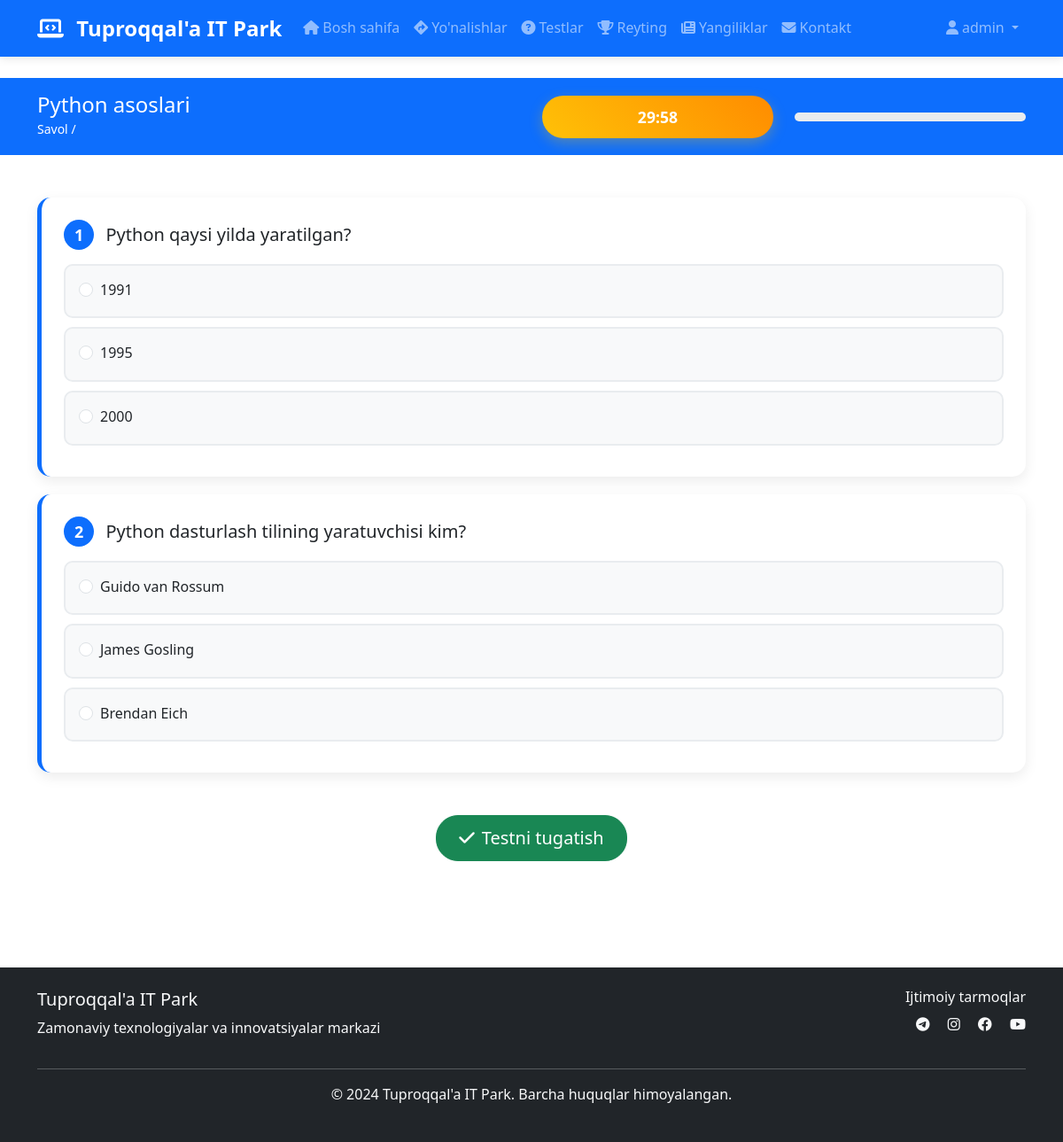
Page /tests/1/start/ (signed in) on the committed database.
### users/models.py (models this page shows, shortened)
class User(AbstractUser):
    email = models.EmailField(_('email address'), unique=True)
    phone = models.CharField(max_length=15, blank=True, null=True)
    birth_date = models.DateField(blank=True, null=True)
    school = models.CharField(max_length=200, blank=True)
    grade = models.IntegerField(blank=True, null=True)
    USERNAME_FIELD = 'email'
    REQUIRED_FIELDS = ['username']

### tests/models.py (models this page shows, shortened)
class Test(models.Model):
    TEST_TYPES = [
        ('multiple_choice', 'Ko\'p tanlovli'),
        ('coding', 'Kod yozish'),
        ('logic', 'Mantiqiy masalalar'),
    ]
    SUBJECTS = [
        ('programming', 'Dasturlash'),
        ('mathematics', 'Matematika'),
        ('informatics', 'Informatika'),
        ('physics', 'Fizika'),
    ]
    title = models.CharField(max_length=200)
    description = models.TextField()
    category = models.ForeignKey(Category, on_delete=models.CASCADE)
    subject = models.CharField(max_length=20, choices=SUBJECTS)
    test_type = models.CharField(max_length=20, choices=TEST_TYPES)
    time_limit = models.IntegerField(help_text='Daqiqalarda', default=30)
    max_score = models.IntegerField(default=100)
    is_active = models.BooleanField(default=True)
    created_at = models.DateTimeField(auto_now_add=True)
    updated_at = models.DateTimeField(auto_now=True)

class Question(models.Model):
    test = models.ForeignKey(Test, on_delete=models.CASCADE, related_name='questions')
    text = models.TextField()
    points = models.IntegerField(default=1)
    order = models.IntegerField(default=0)

class Answer(models.Model):
    question = models.ForeignKey(Question, on_delete=models.CASCADE, related_name='answers')
    text = models.TextField()
    is_correct = models.BooleanField(default=False)
    order = models.IntegerField(default=0)

### tests/views.py (the view)
# urls.py: path('<int:test_id>/start/', views.start_test, name='start_test'),
@login_required
def start_test(request, test_id):
    test = get_object_or_404(Test, id=test_id, is_active=True)
    existing_result = TestResult.objects.filter(user=request.user, test=test).first()
    if existing_result:
        messages.warning(request, 'Siz bu testni allaqachon yechgansiz!')
        return redirect('test_detail', test_id=test_id)
    questions = test.questions.all().order_by('order')
    context = {
        'test': test,
        'questions': questions,
    }
    return render(request, 'tests/start_test.html', context)

### templates/tests/start_test.html (shortened to what this page needs)
{% extends 'base.html' %}
{% block content %}
<div class="bg-primary text-white py-3 sticky-top">
    <div class="container">
        <div class="row align-items-center">
            <div class="col-md-6">
                <h4 class="mb-0">{{ test.title }}</h4>
                <small>Savol {{ current_question_number }}/{{ total_questions }}</small>
            </div>
            <div class="col-md-3 text-center">
                <div class="timer" id="test-timer" data-time-limit="{{ test.time_limit }}">
                </div>
            </div>
            <div class="col-md-3">
                <div class="progress">
                </div>
            </div>
        </div>
    </div>
</div>
<section class="py-5">
    <div class="container">
        <form id="test-form" method="post" action="{% url 'tests:submit_test' test.id %}">
            {% for question in questions %}
            <div class="test-question" data-question-id="{{ question.id }}">
                <h5 class="mb-3">
                    <span class="badge bg-primary me-2">{{ forloop.counter }}</span>
                    {{ question.text }}
                </h5>
                {% if test.test_type == 'multiple_choice' %}
                    {% for answer in question.answers.all %}
                    <div class="test-answer" data-question-id="{{ question.id }}" data-answer-id="{{ answer.id }}">
                        <div class="form-check">
                            <input class="form-check-input" type="radio" name="question_{{ question.id }}"
                                   id="answer_{{ answer.id }}" value="{{ answer.id }}">
                            <label class="form-check-label" for="answer_{{ answer.id }}">
                                {{ answer.text }}
                            </label>
                        </div>
                    </div>
                    {% endfor %}
                {% endif %}
            </div>
            {% endfor %}
            <div class="text-center mt-5">
                <button type="submit" id="submit-test" class="btn btn-success btn-lg">
                    <i class="fas fa-check me-2"></i>Testni tugatish
                </button>
            </div>
        </form>
    </div>
</section>
{% endblock %}

### templates/base.html (shortened to what this page needs)
<!DOCTYPE html>
<html lang="uz">
<head>
    <link href="https://cdn.jsdelivr.net/npm/bootstrap@5.3.0/dist/css/bootstrap.min.css" rel="stylesheet">
    <link rel="stylesheet" href="https://cdnjs.cloudflare.com/ajax/libs/font-awesome/6.4.0/css/all.min.css">
    {% load static %}
    <link rel="stylesheet" href="{% static 'css/style.css' %}">
</head>
<body>
    <nav class="navbar navbar-expand-lg navbar-dark bg-primary">
        <div class="container">
            <a class="navbar-brand" href="{% url 'main:home' %}">
                <i class="fas fa-laptop-code me-2"></i>
                Tuproqqal'a IT Park
            </a>
            <div class="collapse navbar-collapse" id="navbarNav">
                <ul class="navbar-nav me-auto">
                    <li class="nav-item">
                        <a class="nav-link" href="{% url 'main:home' %}">
                            <i class="fas fa-home me-1"></i>Bosh sahifa
                        </a>
                    </li>
                    <li class="nav-item">
                        <a class="nav-link" href="{% url 'main:directions_list' %}">
                            <i class="fas fa-directions me-1"></i>Yo'nalishlar
                        </a>
                    </li>
                    <li class="nav-item">
                        <a class="nav-link" href="{% url 'tests:test_list' %}">
                            <i class="fas fa-question-circle me-1"></i>Testlar
                        </a>
                    </li>
                    <li class="nav-item">
                        <a class="nav-link" href="{% url 'tests:leaderboard' %}">
                            <i class="fas fa-trophy me-1"></i>Reyting
                        </a>
                    </li>
                    <li class="nav-item">
                        <a class="nav-link" href="{% url 'main:news_list' %}">
                            <i class="fas fa-newspaper me-1"></i>Yangiliklar
                        </a>
                    </li>
                    <li class="nav-item">
                        <a class="nav-link" href="{% url 'main:contact' %}">
                            <i class="fas fa-envelope me-1"></i>Kontakt
                        </a>
                    </li>
                </ul>
                <ul class="navbar-nav">
                    {% if user.is_authenticated %}
                        <li class="nav-item dropdown">
                            <a class="nav-link dropdown-toggle" href="#" id="navbarDropdown" role="button" data-bs-toggle="dropdown">
                                <i class="fas fa-user me-1"></i>{{ user.username }}
                            </a>
                        </li>
                    {% endif %}
                </ul>
            </div>
        </div>
    </nav>
    <main class="py-4">
        {% block content %}{% endblock %}
    </main>
    <footer class="bg-dark text-light py-4 mt-5">
        <div class="container">
            <div class="row">
                <div class="col-md-6">
                    <h5>Tuproqqal'a IT Park</h5>
                    <p>Zamonaviy texnologiyalar va innovatsiyalar markazi</p>
                </div>
                <div class="col-md-6 text-md-end">
                    <h6>Ijtimoiy tarmoqlar</h6>
                    <div class="social-links">
                        <a href="#" class="text-light me-3"><i class="fab fa-telegram"></i></a>
                        <a href="#" class="text-light me-3"><i class="fab fa-instagram"></i></a>
                        <a href="#" class="text-light me-3"><i class="fab fa-facebook"></i></a>
                        <a href="#" class="text-light"><i class="fab fa-youtube"></i></a>
                    </div>
                </div>
            </div>
            <hr>
            <div class="text-center">
                <p>&copy; 2024 Tuproqqal'a IT Park. Barcha huquqlar himoyalangan.</p>
            </div>
        </div>
    </footer>
</body>
</html>

### static/css/style.css (style rules this page uses)
:root { --primary-color: #0d6efd; --secondary-color: #6c757d; --success-color: #198754; --warning-color: #ffc107; --danger-color: #dc3545; --light-color: #f8f9fa; --dark-color: #212529; }
body { font-family: 'Segoe UI', Tahoma, Geneva, Verdana, sans-serif; line-height: 1.6; }
.btn { border-radius: 25px; padding: 10px 25px; font-weight: 500; transition: all 0.3s ease; }
.navbar { box-shadow: 0 2px 10px rgba(0,0,0,0.1); }
.navbar-brand { font-weight: 700; font-size: 1.5rem; }
.nav-link { font-weight: 500; transition: color 0.3s ease; }
.badge { font-size: 0.9em; padding: 8px 12px; border-radius: 20px; }
.test-question { background: white; border-radius: 15px; padding: 25px; margin-bottom: 20px; box-shadow: 0 5px 15px rgba(0,0,0,0.08); border-left: 5px solid var(--primary-color); }
.test-answer { background: #f8f9fa; border: 2px solid #e9ecef; border-radius: 10px; padding: 15px; margin: 10px 0; cursor: pointer; transition: all 0.3s ease; }
.timer { background: linear-gradient(45deg, var(--warning-color), #ff8c00); color: white; padding: 10px 20px; border-radius: 25px; font-weight: 600; font-size: 1.1em; box-shadow: 0 5px 15px rgba(255, 193, 7, 0.3); }
.progress { height: 10px; border-radius: 5px; background-color: #e9ecef; }

### templates/tests/start_test.html (style rules this page uses)
.test-question { background: white; border-radius: 15px; padding: 25px; margin-bottom: 20px; box-shadow: 0 5px 15px rgba(0,0,0,0.08); border-left: 5px solid var(--primary-color); }
.test-answer { background: #f8f9fa; border: 2px solid #e9ecef; border-radius: 10px; padding: 15px; margin: 10px 0; cursor: pointer; transition: all 0.3s ease; }
.timer { background: linear-gradient(45deg, var(--warning-color), #ff8c00); color: white; padding: 10px 20px; border-radius: 25px; font-weight: 600; font-size: 1.1em; box-shadow: 0 5px 15px rgba(255, 193, 7, 0.3); }
.progress { height: 10px; border-radius: 5px; background-color: #e9ecef; }

### rows in the picture
User: username "admin"
Test: title "Python asoslari"
Question: text "Python qaysi yilda yaratilgan?"
Answer: text "1991"
Answer: text "1995"
Answer: text "2000"
Question: text "Python dasturlash tilining yaratuvchisi kim?"
Answer: text "Guido van Rossum"
Answer: text "James Gosling"
Answer: text "Brendan Eich"
